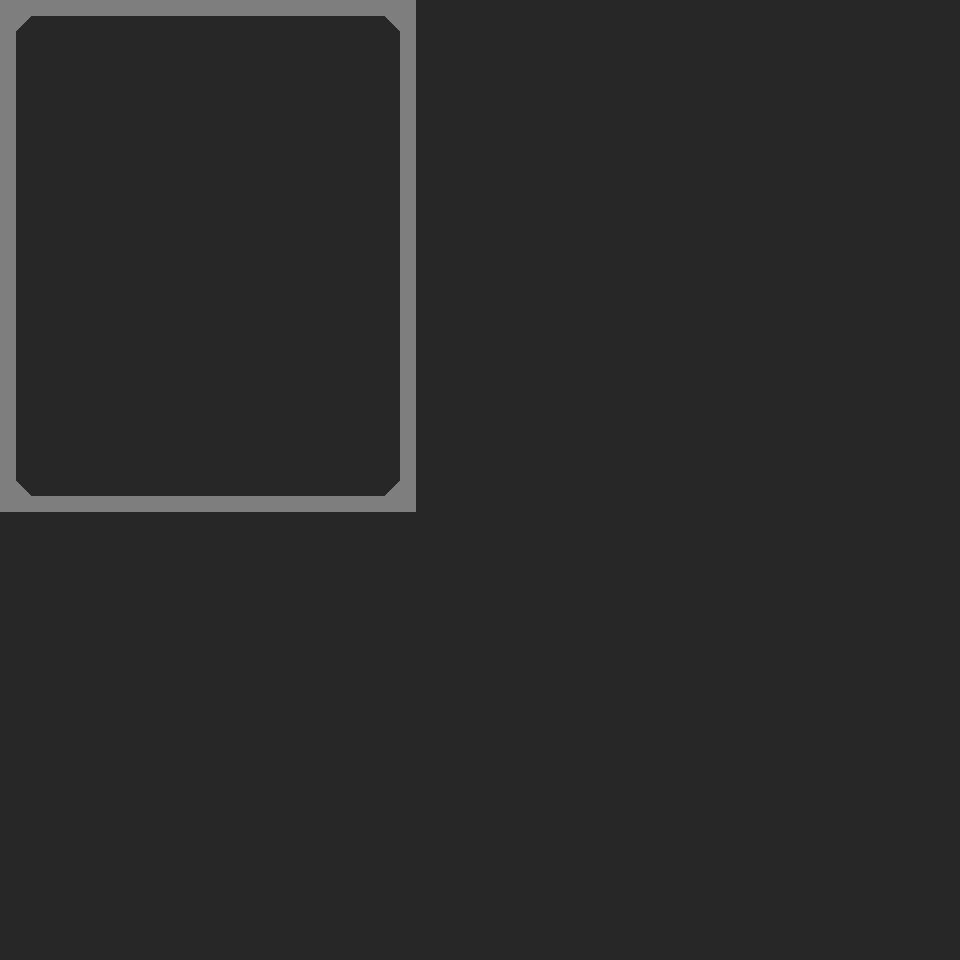

This game map was drawn from its Tiled (.tmx) file and the tilesets committed beside it. A one-line description and the full map source follow:
An orthogonal 30x30 tile map with 32x32 px tiles, 1 tile layer (Tile Layer 1).

<map version="1.0" tiledversion="1.1.2" orientation="orthogonal" renderorder="right-down" width="30" height="30" tilewidth="32" tileheight="32" infinite="0" nextobjectid="1">
 <tileset firstgid="1" source="../tilesets/basic.tsx" />
 <layer name="Tile Layer 1" width="30" height="30">
  <data encoding="csv">
8,3,3,3,3,3,3,3,3,3,3,3,5,9,9,9,9,9,9,9,9,9,9,9,9,9,9,9,9,9,
2,9,9,9,9,9,9,9,9,9,9,9,4,9,9,9,9,9,9,9,9,9,9,9,9,9,9,9,9,9,
2,9,9,9,9,9,9,9,9,9,9,9,4,9,9,9,9,9,9,9,9,9,9,9,9,9,9,9,9,9,
2,9,9,9,9,9,9,9,9,9,9,9,4,9,9,9,9,9,9,9,9,9,9,9,9,9,9,9,9,9,
2,9,9,9,9,9,9,9,9,9,9,9,4,9,9,9,9,9,9,9,9,9,9,9,9,9,9,9,9,9,
2,9,9,9,9,9,9,9,9,9,9,9,4,9,9,9,9,9,9,9,9,9,9,9,9,9,9,9,9,9,
2,9,9,9,9,9,9,9,9,9,9,9,4,9,9,9,9,9,9,9,9,9,9,9,9,9,9,9,9,9,
2,9,9,9,9,9,9,9,9,9,9,9,4,9,9,9,9,9,9,9,9,9,9,9,9,9,9,9,9,9,
2,9,9,9,9,9,9,9,9,9,9,9,4,9,9,9,9,9,9,9,9,9,9,9,9,9,9,9,9,9,
2,9,9,9,9,9,9,9,9,9,9,9,4,9,9,9,9,9,9,9,9,9,9,9,9,9,9,9,9,9,
2,9,9,9,9,9,9,9,9,9,9,9,4,9,9,9,9,9,9,9,9,9,9,9,9,9,9,9,9,9,
2,9,9,9,9,9,9,9,9,9,9,9,4,9,9,9,9,9,9,9,9,9,9,9,9,9,9,9,9,9,
2,9,9,9,9,9,9,9,9,9,9,9,4,9,9,9,9,9,9,9,9,9,9,9,9,9,9,9,9,9,
2,9,9,9,9,9,9,9,9,9,9,9,4,9,9,9,9,9,9,9,9,9,9,9,9,9,9,9,9,9,
2,9,9,9,9,9,9,9,9,9,9,9,4,9,9,9,9,9,9,9,9,9,9,9,9,9,9,9,9,9,
7,1,1,1,1,1,1,1,1,1,1,1,6,9,9,9,9,9,9,9,9,9,9,9,9,9,9,9,9,9,
9,9,9,9,9,9,9,9,9,9,9,9,9,9,9,9,9,9,9,9,9,9,9,9,9,9,9,9,9,9,
9,9,9,9,9,9,9,9,9,9,9,9,9,9,9,9,9,9,9,9,9,9,9,9,9,9,9,9,9,9,
9,9,9,9,9,9,9,9,9,9,9,9,9,9,9,9,9,9,9,9,9,9,9,9,9,9,9,9,9,9,
9,9,9,9,9,9,9,9,9,9,9,9,9,9,9,9,9,9,9,9,9,9,9,9,9,9,9,9,9,9,
9,9,9,9,9,9,9,9,9,9,9,9,9,9,9,9,9,9,9,9,9,9,9,9,9,9,9,9,9,9,
9,9,9,9,9,9,9,9,9,9,9,9,9,9,9,9,9,9,9,9,9,9,9,9,9,9,9,9,9,9,
9,9,9,9,9,9,9,9,9,9,9,9,9,9,9,9,9,9,9,9,9,9,9,9,9,9,9,9,9,9,
9,9,9,9,9,9,9,9,9,9,9,9,9,9,9,9,9,9,9,9,9,9,9,9,9,9,9,9,9,9,
9,9,9,9,9,9,9,9,9,9,9,9,9,9,9,9,9,9,9,9,9,9,9,9,9,9,9,9,9,9,
9,9,9,9,9,9,9,9,9,9,9,9,9,9,9,9,9,9,9,9,9,9,9,9,9,9,9,9,9,9,
9,9,9,9,9,9,9,9,9,9,9,9,9,9,9,9,9,9,9,9,9,9,9,9,9,9,9,9,9,9,
9,9,9,9,9,9,9,9,9,9,9,9,9,9,9,9,9,9,9,9,9,9,9,9,9,9,9,9,9,9,
9,9,9,9,9,9,9,9,9,9,9,9,9,9,9,9,9,9,9,9,9,9,9,9,9,9,9,9,9,9,
9,9,9,9,9,9,9,9,9,9,9,9,9,9,9,9,9,9,9,9,9,9,9,9,9,9,9,9,9,9
</data>
 </layer>
</map>
